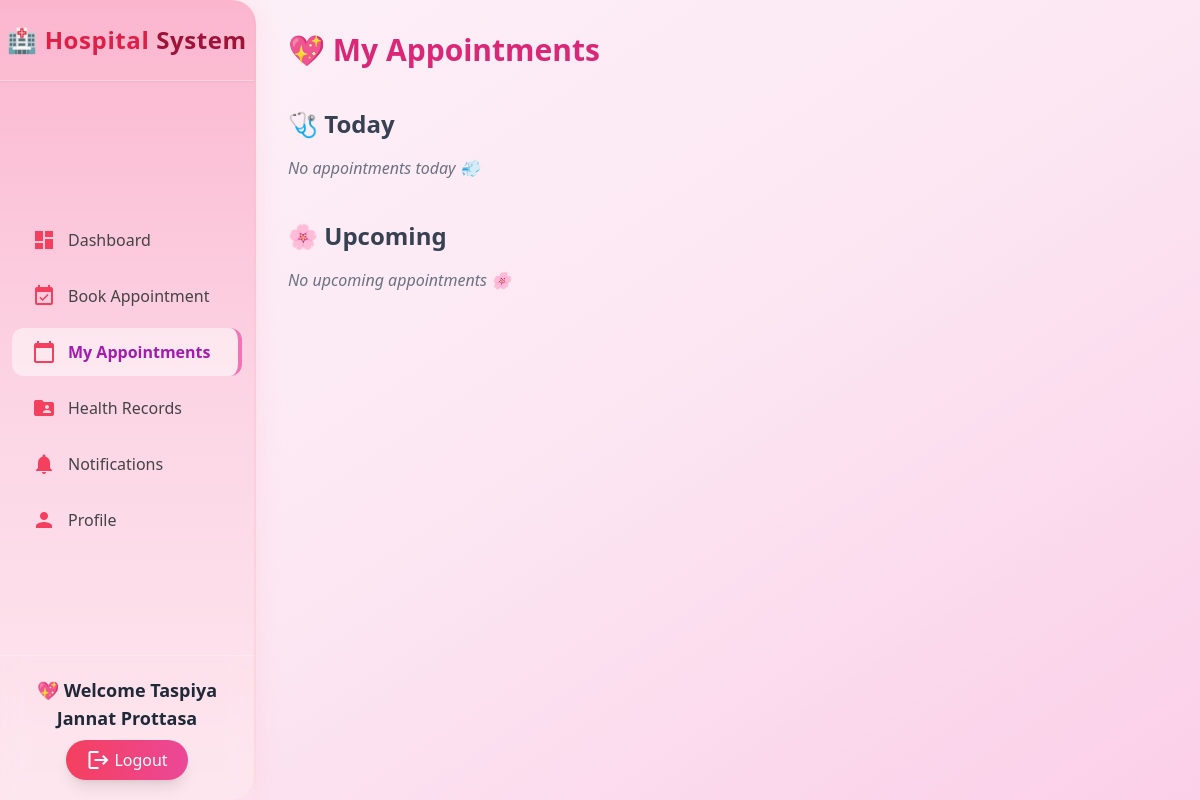
The app's page /patients/appointments/ (signed in), older data.
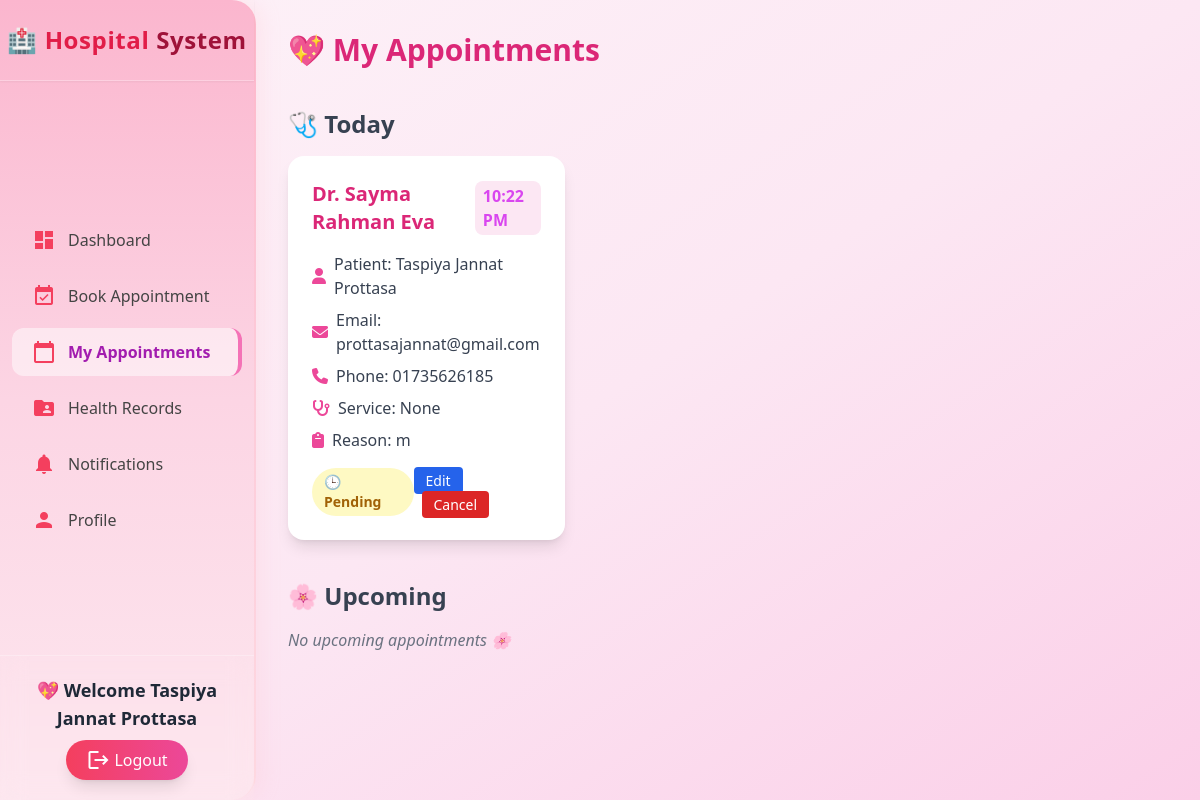
The same page, newer data.
### doctors/models.py (models this page shows, shortened)
class Appointment(models.Model):
    doctor = models.ForeignKey(
        UserProfile,
        on_delete=models.CASCADE,
        related_name="appointments_by_doctor",
        limit_choices_to={'user_type': 'doctor'}
    )
    patient = models.ForeignKey(
        UserProfile,
        on_delete=models.CASCADE,
        related_name="appointments_by_patient",
        limit_choices_to={'user_type': 'patient'}
    )
    date = models.DateField(default=timezone.now)
    time = models.TimeField(default=timezone.now)
    phone = models.CharField(max_length=15)
    email = models.EmailField()
    service = models.CharField(max_length=100, blank=True, null=True)
    reason = models.TextField(blank=True, null=True)
    notes = models.TextField(blank=True, null=True)
    created_at = models.DateTimeField(default=timezone.now)
    status = models.CharField(
        max_length=20,
        choices=[('Pending', 'Pending'), ('Confirmed', 'Confirmed'),
                 ('Completed', 'Completed'), ('Cancelled', 'Cancelled')],
        default='Pending'
    )

### accounts/models.py (models this page shows, shortened)
class UserProfile(models.Model):
    USER_TYPE_CHOICES = (('patient', 'Patient'), ('doctor', 'Doctor'))
    username = models.CharField(max_length=150, unique=True)
    current_role = models.CharField(max_length=20, choices=[("doctor","Doctor"),("patient","Patient")], default="patient")
    email = models.EmailField(unique=True)
    name = models.CharField(max_length=255)
    password = models.CharField(max_length=256)
    user_type = models.CharField(max_length=10, choices=USER_TYPE_CHOICES)
    phone = models.CharField(max_length=15, blank=True, null=True)
    age = models.IntegerField(blank=True, null=True)
    address = models.TextField(blank=True, null=True)
    specialization = models.CharField(max_length=100, blank=True, null=True)
    license = models.CharField(max_length=50, blank=True, null=True)
    gender = models.CharField(max_length=10, blank=True, null=True)
    blood_group = models.CharField(max_length=3, blank=True, null=True)
    bio = models.TextField(blank=True, null=True)
    profile_pic = models.ImageField(upload_to="profiles/", blank=True, null=True)
    created_at = models.DateTimeField(auto_now_add=True)
    visit_fee = models.CharField(max_length=50, blank=True, null=True)
    objects = UserManager()

### patients/views.py (the view)
    def wrapper(request, *args, **kwargs):
        user = get_session_user(request)
        if not user:
            messages.warning(request, "Please login first.")
            return redirect("LogInSignUppage")
        return func(request, *args, **kwargs)

### doctors/context_processors.py (called while the page is built)
def doctor_context(request):
    user_id = request.session.get("user_id")
    if not user_id:
        return {}
    try:
        doctor = UserProfile.objects.get(id=user_id, user_type="doctor")
        return {"doctor": doctor}
    except UserProfile.DoesNotExist:
        return {}

### patients/context_processors.py (called while the page is built)
def patient_context(request):
    user_id = request.session.get("user_id")
    if not user_id:
        return {}
    try:
        patient = UserProfile.objects.get(id=user_id, user_type="patient")
        return {"patient": patient}
    except UserProfile.DoesNotExist:
        return {}

### patients/views.py (called while the page is built)
def get_session_user(request):
    user_id = request.session.get("user_id")
    if not user_id:
        return None
    try:
        user = UserProfile.objects.get(id=user_id)
        mode = request.session.get("mode")
        if mode == "patient":
            user.user_type = "patient"
        return user
    except UserProfile.DoesNotExist:
        return None

### patients/templates/my_appointments.html (shortened to what the changed rows need)
{% load static %}
<!DOCTYPE html>
<html lang="en">
<head>
<script src="https://cdn.tailwindcss.com"></script>
<link
  rel="stylesheet"
  href="https://cdnjs.cloudflare.com/ajax/libs/font-awesome/6.4.2/css/all.min.css"
/>
</head>
<body class="bg-gradient-to-br from-pink-50 via-pink-100 to-pink-200 min-h-screen font-sans">
  {% include 'patient_sidebar.html' %}
  <main class="lg:ml-64 px-6 sm:p-8 transition-all duration-300">
    <div class="content-container space-y-10">
      <h1 class="text-3xl font-bold text-pink-600 mb-4">💖 My Appointments</h1>
      <section>
        <h2 class="text-2xl font-semibold text-gray-700 mb-4">🩺 Today</h2>
        {% if todays_appointments %}
        <div class="grid grid-cols-1 sm:grid-cols-2 lg:grid-cols-3 gap-6">
          {% for appointment in todays_appointments %}
          <div class="appointment-card rounded-2xl shadow-lg p-6
            {% if appointment.status == 'Cancelled' %}
              bg-rose-100 border border-rose-400
            {% elif appointment.status == 'Confirmed' %}
              bg-green-100 border border-green-400
            {% elif appointment.status == 'Completed' %}
              bg-gray-100 border border-gray-400
            {% else %}
              bg-white
            {% endif %}">
            <div class="flex justify-between items-center mb-4">
              <h2 class="text-xl font-bold text-pink-600">Dr. {{ appointment.doctor.name }}</h2>
              <span class="appt-time">{{ appointment.time|time:"h:i A" }}</span>
            </div>
            <p class="flex items-center text-gray-700 mb-2">
              <i class="fas fa-user text-pink-500 mr-2"></i>Patient: {{ appointment.patient.name }}
            </p>
            <p class="flex items-center text-gray-700 mb-2">
              <i class="fas fa-envelope text-pink-500 mr-2"></i>Email: {{ appointment.email }}
            </p>
            <p class="flex items-center text-gray-700 mb-2">
              <i class="fas fa-phone text-pink-500 mr-2"></i>Phone: {{ appointment.phone }}
            </p>
            <p class="flex items-center text-gray-700 mb-2">
              <i class="fas fa-stethoscope text-pink-500 mr-2"></i>Service: {{ appointment.service }}
            </p>
            {% if appointment.reason %}
            <p class="flex items-start text-gray-700">
              <i class="fas fa-clipboard text-pink-500 mr-2 mt-1"></i>Reason: {{ appointment.reason }}
            </p>
            {% endif %}
            <div class="mt-4 flex justify-between items-center">
              {% if appointment.status == 'Confirmed' %}
                <span class="bg-green-100 text-green-700 px-3 py-1 rounded-full text-sm font-semibold">✅ Confirmed</span>
              {% elif appointment.status == 'Cancelled' %}
                <span class="bg-rose-100 text-rose-700 px-3 py-1 rounded-full text-sm font-semibold">❌ Cancelled</span>
              {% elif appointment.status == 'Completed' %}
                <span class="bg-gray-100 text-gray-600 px-3 py-1 rounded-full text-sm font-semibold">✔ Completed</span>
              {% else %}
                <span class="bg-yellow-100 text-yellow-700 px-3 py-1 rounded-full text-sm font-semibold">🕒 Pending</span>
              {% endif %}
              <div class="space-x-2">
                {% if appointment.status != 'Completed' and appointment.status != 'Cancelled' %}
                  <a href="{% url 'edit_appointment' appointment.id %}" class="px-3 py-1 bg-blue-600 text-white rounded hover:bg-blue-700 text-sm">Edit</a>
                  <a href="{% url 'cancel_appointment' appointment.id %}" onclick="return confirm('Are you sure you want to cancel this appointment?');" class="px-3 py-1 bg-red-600 text-white rounded hover:bg-red-700 text-sm">Cancel</a>
                {% endif %}
              </div>
            </div>
          </div>
          {% endfor %}
        </div>
        {% else %}
        <p class="text-gray-500 italic">No appointments today 💨</p>
        {% endif %}
      </section>
      <section>
        <h2 class="text-2xl font-semibold text-gray-700 mb-4">🌸 Upcoming</h2>
      </section>
    </div>
  </main>
</body>
</html>

Row changes from the older to the newer data that the page shows:
added Appointment: doctor.name "Sayma Rahman Eva", time "10:22 PM", patient.name "Taspiya Jannat Prottasa", email "prottasajannat@gmail.com", phone "01735626185", service "None", reason "m", status "🕒 Pending"
Text that changed along with them:
text no longer shown: "No appointments today 💨"
